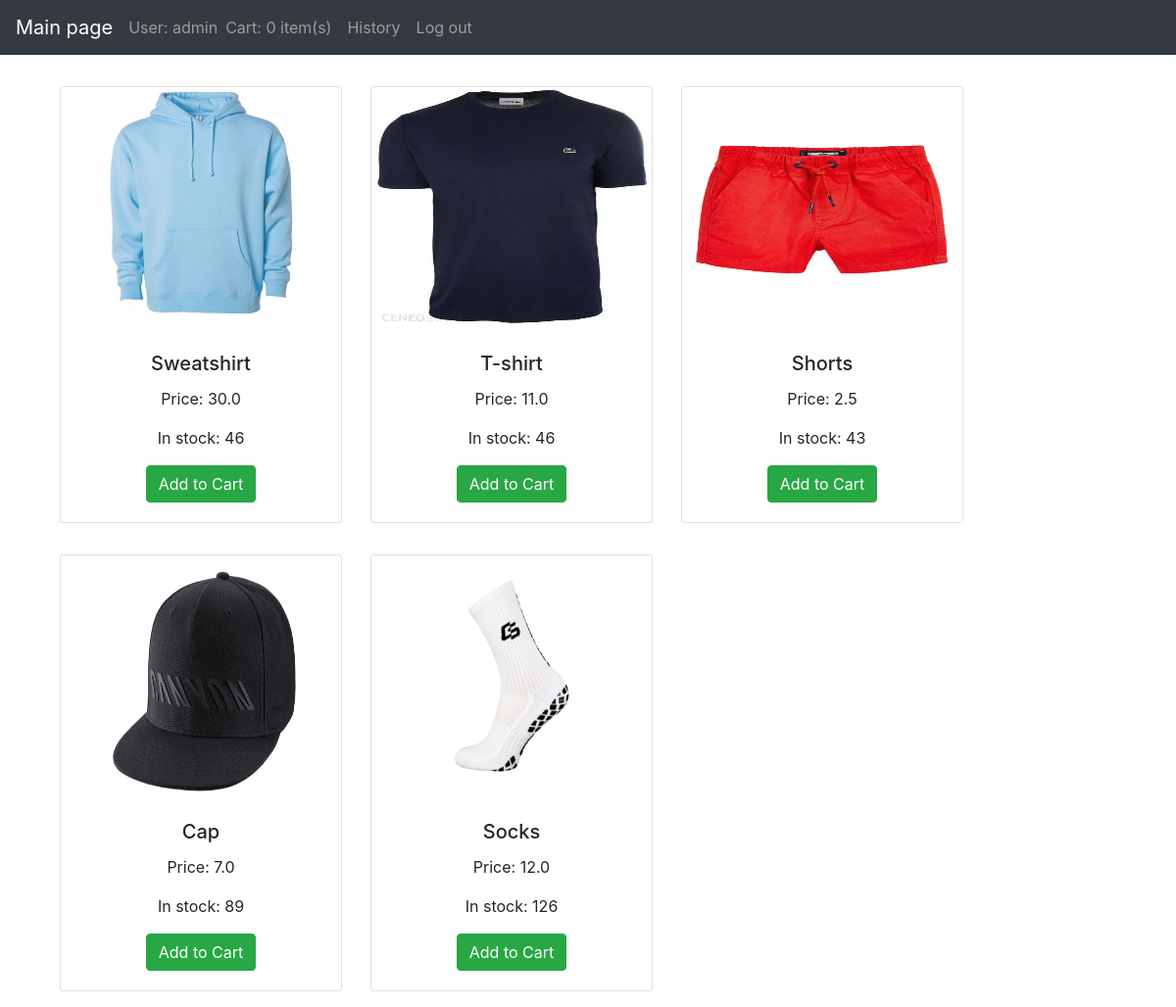
The app's page / (signed in), older data.
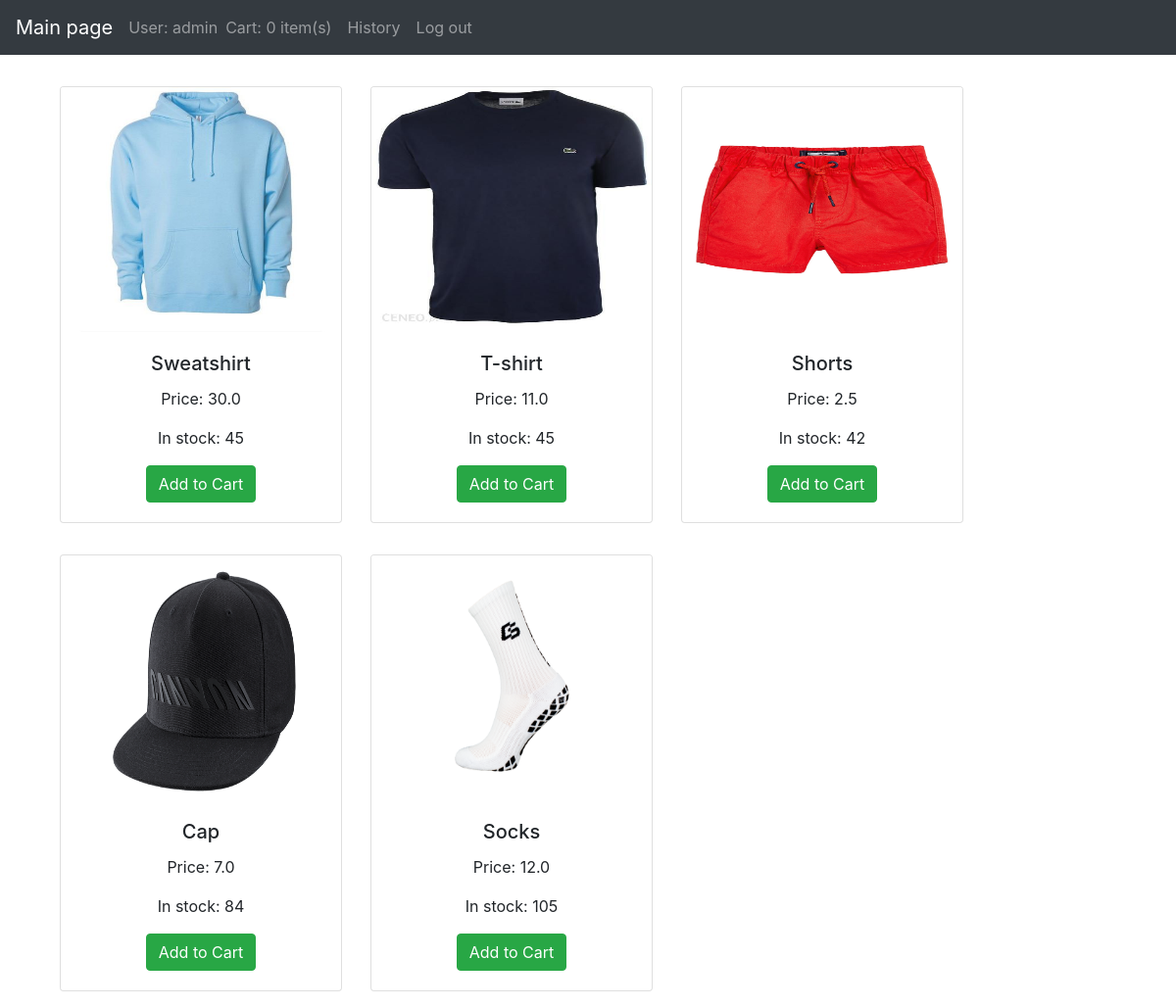
The same page, newer data.
### store/models.py (models this page shows, shortened)
class Product(models.Model):
    name = models.CharField(max_length=200)
    price = models.FloatField()
    image = models.ImageField(null=True, blank=True)
    instock = models.IntegerField(default=100)
    @property
    def imageURL(self):
        try:
            url = self.image.url
        except:
            url = ''
        return url

### store/views.py (the view)
# urls.py: path('', views.index, name="store"),
def index(request):
    if request.user.is_anonymous:
        return redirect('register')
    else:
        data = prepareCartData(request)
        cartItems = data['cartItems']
        products = Product.objects.all()
        context = {'products': products, 'cartItems': cartItems}
        return render(request, 'store.html', context)

### store/data.py (called while the page is built)
def prepareCartData(request):
    customer=request.user.customer
    if Order.objects.filter(customer=customer, complete= False).exists():
        order = Order.objects.get(customer=customer, complete= False)
    else:
        order = Order.objects.create(customer= customer,complete= False)
    cartItems= order.get_cart_items
    items = order.orderitem_set.all()
    return {'cartItems': cartItems, 'order': order, 'items': items}

### store/models.py (called while the page is built)
    @property
    def get_cart_items(self):
        orderitems = self.orderitem_set.all()
        total = sum([item.quantity for item in orderitems])
        return total

### templates/store.html
{% extends 'main.html' %}
{% load static %}
{% block content %}
	<div class="row">
		{% for product in products %}
		    <div class="col-sm-3 m-3">
                <div class="card text-center" style="width: 18rem;">
                <img class="card-img-top" src="{{product.imageURL}}" alt="Card image cap" width="250" height="250">
                    <div class="card-body">
                    <h5 class="card-title">{{product.name}}</h5>
                    <p class="card-text">Price: {{product.price}} </p>
                        <p class="card-text">In stock: {{product.instock}} </p>
                        {% if product.instock > 0 %}
                    <button data-product="{{product.id}}" data-action="add" class="btn btn-success update-cart">Add to Cart</button>
                        {% endif %}
                    </div>
                </div>
            </div>
		{% endfor %}
	</div>
{% endblock content %}

Row changes from the older to the newer data that the page shows:
changed Product "Sweatshirt": instock "46" → "45"
changed Product "T-shirt": instock "46" → "45"
changed Product "Shorts": instock "43" → "42"
changed Product "Cap": instock "89" → "84"
changed Product "Socks": instock "126" → "105"
